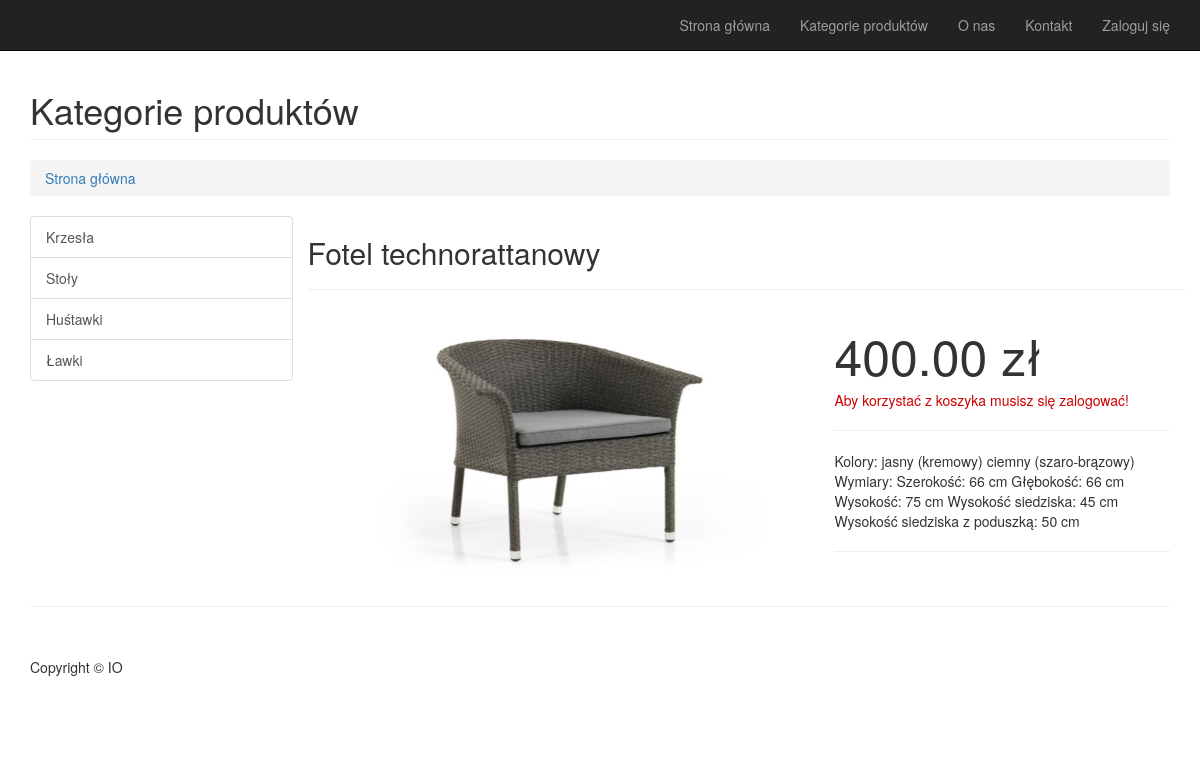
Page /index.php?action=show&id=2 on the committed database.
### tables this page shows
CREATE TABLE `produkt` (
  `id_produktu` int(11) NOT NULL,
  `id_kategorii` int(11) NOT NULL,
  `nazwa_produktu` text NOT NULL,
  `cena_jednostkowa` decimal(9,2) NOT NULL,
  `opis_produktu` text NOT NULL,
  `image` varchar(255) NOT NULL
);

### class/View.class.php (called while the page is built, shortened)
<?php
class View {
	private $output = '';
	function __construct($templateFileName, $variables = array(), $params = array()) {
		$this->result = $variables;
        $filename = INDEX_DIR."/view/$templateFileName.tpl.php";
        include($filename);
        $this->output = ob_get_contents();
	}
	public function __toString() {
		return $this->output;
	}
}

### class/Controller.class.php (called while the page is built, shortened)
<?php
class Controller
{
	protected $db;
	protected $result = array();
	public function __construct(PageView $page, DB $db = null)
	{
		$this->db = $db;
	}
	public function show()
	{
		$id = htmlspecialchars($_GET['id']);
		$product = new Product($this->db);
        $this->result[0] = $product->getProductById($id);
 		$this->result['opinie'] = $product->getProductOpinions($id);
 		$this->result['klient'] = $product-> isKlient();
        $view = new View('Show', $this->result);
	}
}

### class/DB.class.php (called while the page is built, shortened)
<?php
class DB {
	private $pdo;
	public function __construct($dbtype, $dbhost, $dbname, $dbuser, $dbpass) {
		$dsn = "$dbtype:host=$dbhost;dbname=$dbname";
		$this->pdo = new PDO($dsn, $dbuser, $dbpass);
		$this->pdo->exec("SET NAMES 'utf8';");
	}
	public function query($query, $parameters = array()) {
		$statement = $this->pdo->prepare($query);
        if (false !== $statement->execute()) {
			return $statement;
        } else {
        	throw new ErrorException(print_r($statement->errorInfo(), true));
        }
	}
}

### class/Product.class.php (called while the page is built, shortened)
<?php
class Product {
    protected $db;
    function __construct(DB $db  = null)
    {
        $this->db = $db;
    }
    public function getProductById($id)
    {
        $query = $this->db->query('select * from produkt where id_produktu = "'.$id.'"');
        $this->result = $query;
        return $this->result->fetchAll();
    }
}

### class/PageView.class.php (called while the page is built, shortened)
<?php
class PageView {
	private $template;
	private $views = array();
	public function __construct($templateFileName) {
		$this->template = $templateFileName;
	}
	public function addView(View $view) {
		$this->views[] = $view;
	}
	public function __toString() {
		$views = $this->views;
		$filename = INDEX_DIR."/view/". $this->template . ".tpl.php";
        include($filename);
        $output = ob_get_contents();
        return $output;
	}
}

### view/Show.tpl.php (the view, shortened to what this page needs)
<div class="row">
    <div class="col-lg-12">
        <h1 class="page-header">Kategorie produktów
        </h1>
        <ol class="breadcrumb">
            <li><a href="index.php">Strona główna</a>
            </li>
        </ol>
    </div>
</div>
<div class="row">
    <div class="col-md-3">
        <div class="list-group">
            <a href="index.php?action=category&val=1" class="list-group-item">Krzesła</a>
            <a href="index.php?action=category&val=2" class="list-group-item">Stoły</a>
            <a href="index.php?action=category&val=3" class="list-group-item">Huśtawki</a>
            <a href="index.php?action=category&val=4" class="list-group-item">Ławki</a>
        </div>
    </div>
    <div class="col-md-9">
        <div class="row">
            <h2><?= $this->result[0][0]['nazwa_produktu']; ?></h2>
            <hr>
            <div class="col-md-7" style="alignment-adjust: left;">
                <img class="img-responsive" src="<?= $this->result[0][0]['image']; ?>"/>
            </div>
            <div class="col-md-5">
                <div class="product_price">
                    <h1 class="price"><?= $this->result[0][0]['cena_jednostkowa']; ?> zł</h1>
                </div>
                <?php if (!isset($_SESSION['pracownik']) || !$_SESSION['pracownik']) {
                    if ($_SESSION['login'] == 'yes') { ?>
                        <div class="">
                            <a href="index.php?action=addToCart&id=<?= $this->result[0][0]['id_produktu']; ?>">
                                <button type="button" class="btn btn-default btn-lg">Do koszyka!</button>
                            </a>
                        </div>
                    <?php } else { ?>
                        <span style='color:#cc0000'>Aby korzystać z koszyka musisz się zalogować!</span>
                    <?php }
                } ?>
                <hr>
                <p>
                    <?= $this->result[0][0]['opis_produktu']; ?>
                </p>
                <hr>
            </div>
        </div>
        <div class="row">
            <div class="col-md-4">
            </div>
        </div>
    </div>
</div>
<hr>

### view/Page.tpl.php (shortened to what this page needs)
<!DOCTYPE html>
<html lang="pl">
<head>
    <link href="css/bootstrap.min.css" rel="stylesheet">
    <link href="css/modern-business.css" rel="stylesheet">
    <link href="font-awesome-4.1.0/css/font-awesome.min.css" rel="stylesheet" type="text/css">
</head>
<body>
<nav class="navbar navbar-inverse navbar-fixed-top" role="navigation">
    <div class="container">
        <div class="collapse navbar-collapse" id="bs-example-navbar-collapse-1">
            <ul class="nav navbar-nav navbar-right">
                <li>
                    <a href="index.php">Strona główna</a>
                </li>
                <li>
                    <a href="index.php?action=category&val=1">Kategorie produktów</a>
                </li>
                <li>
                    <a href="index.php?action=oNas">O nas</a>
                </li>
                <li>
                    <a href="index.php?action=kontakt">Kontakt</a>
                </li>
                <li>
                    <?php if ($_SESSION['login'] == 'yes') { ?>
                        <?php if (!isset($_SESSION['pracownik']) || !$_SESSION['pracownik']) { ?>
                            <a href="index.php?action=userpanel">Witaj: <?= $_SESSION['user']; ?></a>
                        <?php } else { ?>
                            <a href="#">Witaj: <?= $_SESSION['user']; ?></a>
                        <?php } ?>
                    <?php } else { ?>
                        <a href="index.php?action=login">Zaloguj się</a>
                    <?php } ?>
                </li>
            </ul>
        </div>
    </div>
</nav>
<div class="container">
    <?php
    foreach ($views as $view) echo $view;
    ?>
    <footer>
        <div class="row">
            <div class="col-lg-12">
                <p>Copyright &copy; IO</p>
            </div>
        </div>
    </footer>
</div>
</body>
</html>

### css/modern-business.css (style rules this page uses)
html, body { height: 100%; }
body { padding-top: 50px; }
.price { display: block; font-size: 50px; line-height: 50px; }
footer { margin: 50px 0; }

### rows in the picture
produkt: nazwa_produktu "Fotel technorattanowy", image (picture), cena_jednostkowa "400.00", opis_produktu "Kolory: jasny (kremowy) ciemny (szaro-brązowy) Wymiary: Szerokość: 66 cm Głębokość: 66 cm Wysokość: 75 cm Wysokość siedziska: 45 cm Wysokość siedziska z poduszką: 50 cm"
